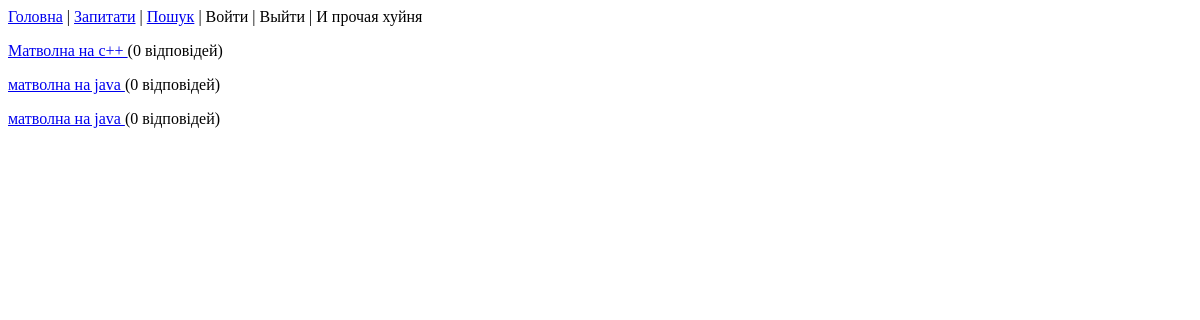
Before: / with the older database file.
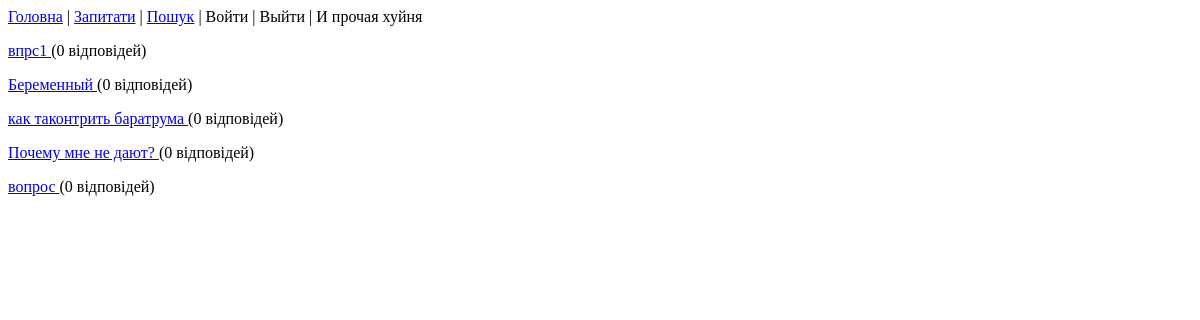
After: the same page with the newer database file.
### qanda/models.py (models this page shows)
class Question(models.Model):
   title = models.TextField()
   content = models.TextField()
   postdate = models.DateField()
   user_iduser = models.ForeignKey('User', db_column='user_iduser', default=0)
   likes = models.ManyToManyField(User,related_name="question_likes", default=0) #???
   tags = models.ManyToManyField(Tag,related_name="question_tags")

### qanda/views.py (the view)
# urls.py: url(r'', 'qanda.views.index'),
def index(request):
    try:
        st = request.GET['search_tag']
        olist = Question.objects.filter(tags__id__contains=st)
    except:
        olist = Question.objects.all()
    return render_to_response('index.html', {'obj_list': olist})

### qanda/templates/index.html (shortened to what this page needs)
{% extends "base.html" %}
{% block main_content %}
    {% for q in obj_list %}
        <p> <a href="details?id={{ q.id }}"> {{ q.title  }} </a>    ({{ q.Answer_set | length }} відповідей)  </p>
    {% endfor %}
{% endblock %}

### qanda/templates/base.html (shortened to what this page needs)
<!DOCTYPE html>
<html>
<head>
</head>
<body>
<a href="index">Головна</a> | <a href="add">Запитати</a> | <a href="/search.html"> Пошук</a> | Войти | Выйти | И прочая хуйня
{% block main_content %}
{% endblock %}
</body>
</html>

Changed rows visible on the page:
removed Question: title "Матволна на с++", Answer_set|length "0"
removed Question: title "матволна на java", Answer_set|length "0"
removed Question: title "матволна на java", Answer_set|length "0"
added Question: title "впрс1", Answer_set|length "0"
added Question: title "Беременный", Answer_set|length "0"
added Question: title "как таконтрить баратрума", Answer_set|length "0"
added Question: title "Почему мне не дают?", Answer_set|length "0"
added Question: title "вопрос", Answer_set|length "0"
